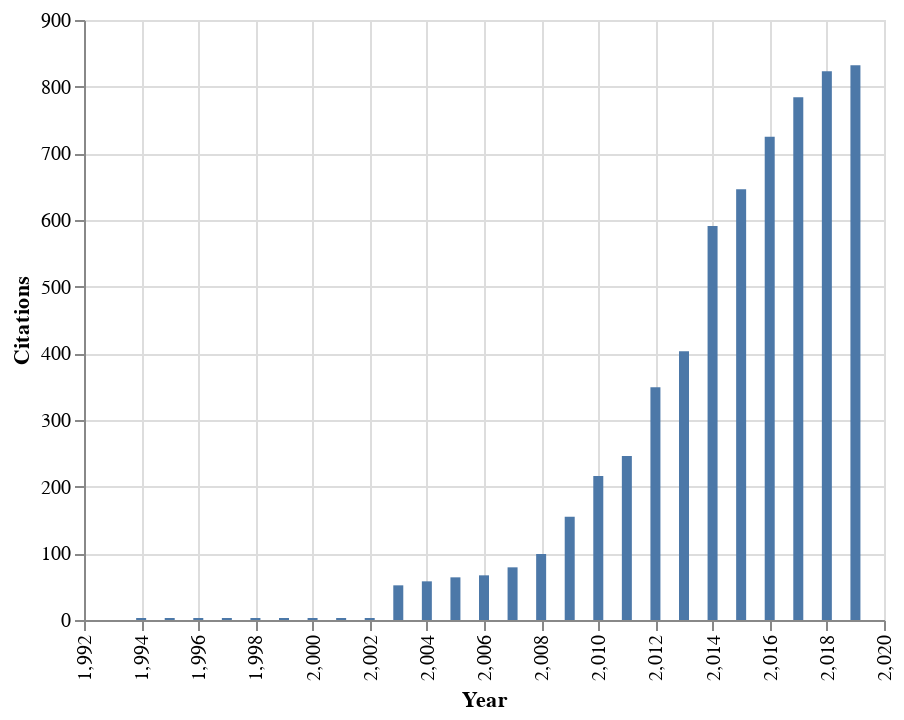

Source (notebook cell):
### Code cell
citationsByYear(records, plot=True, cumulative=True)

### Figure 1 — Vega-Lite specification as saved in the notebook (floating-point values rounded to 4 significant figures)
{"$schema": "https://vega.github.io/schema/vega-lite/v3.4.0.json", "config": {"mark": {"tooltip": null}, "view": {"height": 300, "width": 400}}, "data": {"name": "data-cb21d95dd1bf4ce794755f039eda4ed4"}, "datasets": {"data-cb21d95dd1bf4ce794755f039eda4ed4": [{"Citations": 3, "Year": 1994}, {"Citations": 3, "Year": 1995}, {"Citations": 3, "Year": 1996}, {"Citations": 3, "Year": 1997}, {"Citations": 3, "Year": 1998}, {"Citations": 3, "Year": 1999}, {"Citations": 3, "Year": 2000}, {"Citations": 3, "Year": 2001}, {"Citations": 3, "Year": 2002}, {"Citations": 52, "Year": 2003}, {"Citations": 58, "Year": 2004}, {"Citations": 64, "Year": 2005}, {"Citations": 67, "Year": 2006}, {"Citations": 79, "Year": 2007}, {"Citations": 99, "Year": 2008}, {"Citations": 155, "Year": 2009}, {"Citations": 216, "Year": 2010}, {"Citations": 246, "Year": 2011}, {"Citations": 349, "Year": 2012}, {"Citations": 403, "Year": 2013}, {"Citations": 591, "Year": 2014}, {"Citations": 646, "Year": 2015}, {"Citations": 725, "Year": 2016}, {"Citations": 784, "Year": 2017}, {"Citations": 823, "Year": 2018}, {"Citations": 832, "Year": 2019}]}, "encoding": {"x": {"axis": {"labelAngle": 270}, "field": "Year", "type": "quantitative"}, "y": {"field": "Citations", "type": "quantitative"}}, "mark": "bar"}
